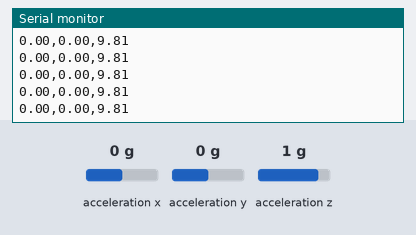
This sketch was run on a simulated Arduino Nano 33 BLE. On the bench: the last lines printed to the serial monitor. Inputs (shaded band) come from the test bench; at power-on: acceleration x 0 g, acceleration y 0 g, acceleration z 1 g.

Above: at 1.2 s.
1.3 s: acceleration x set to -1.4 g
At 1.8 s:
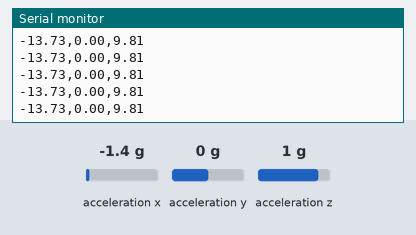
2.8 s: acceleration y set to -1.4 g
At 3.7 s:
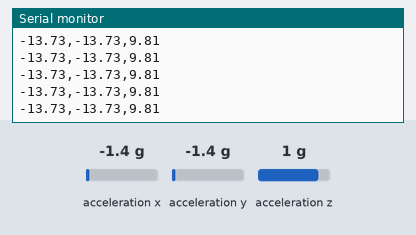
4.3 s: acceleration z set to -1.4 g
At 5.2 s:
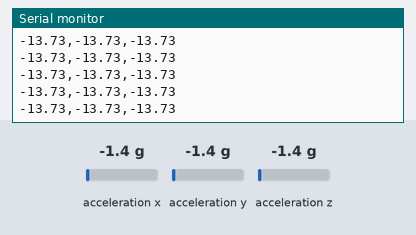

Measured:
- after the input at 1.3 s, the serial monitor: prints a new line at once (image 1)
- after the input at 2.8 s, the serial monitor: prints a new line at once (image 2)
- after the input at 4.3 s, the serial monitor: prints a new line at once (image 3)

The sketch:

Capture_Ardu33_Sense_IMU_Acc.ino
```cpp
#include <Arduino_LSM9DS1.h>

#define CONVERT_G_TO_MS2    9.80665f
#define FREQUENCY_HZ        100
#define INTERVAL_MS         (1000 / (FREQUENCY_HZ + 1))

void setup() {
    Serial.begin(9600);
    while (!Serial);
    Serial.println("Started");

    if (!IMU.begin()) {
        Serial.println("Failed to initialize IMU!");
        while (1);
    }
}

void loop() {
    static unsigned long last_interval_ms = 0;
    float x, y, z;

    if (millis() > last_interval_ms + INTERVAL_MS) {
        last_interval_ms = millis();

        IMU.readAcceleration(x, y, z);

        Serial.print(x * CONVERT_G_TO_MS2);
        Serial.print(',');
        Serial.print(y * CONVERT_G_TO_MS2);
        Serial.print(',');
        Serial.println(z * CONVERT_G_TO_MS2);
    }
}
```
